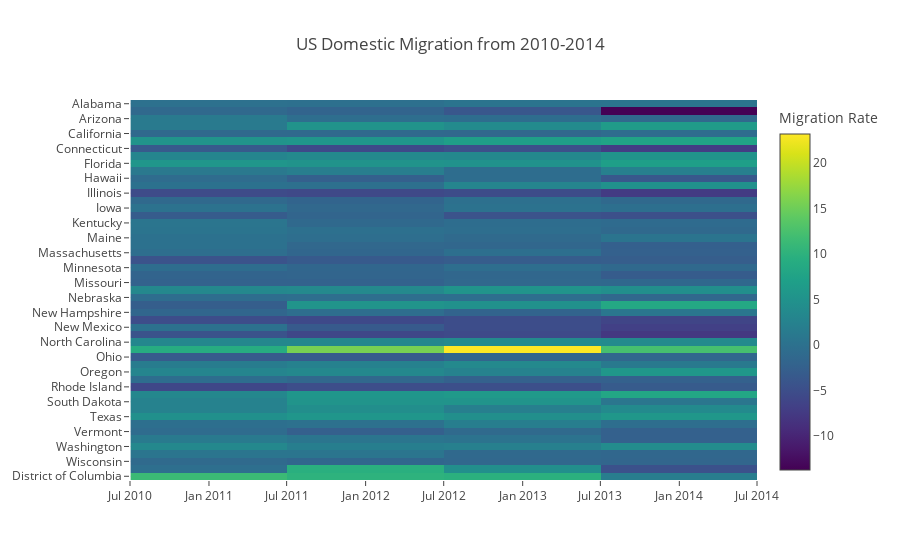

The notebook cell this image was saved under:
### Code cell
data = [
    go.Heatmap(
        z=migration['migration_rate'],
        x=migration['date'],
        y=migration['State'],
        colorscale='Viridis',
        colorbar = dict(title = 'Migration Rate'),
        text=migration['text'],
        hoverinfo='text'
    )
]

layout = go.Layout(
    title = 'US Domestic Migration from 2010-2014',
    xaxis = dict(range=(datetime.date(2010, 7, 1), datetime.date(2014, 7, 1))),
    yaxis = dict(autorange='reversed', automargin=True)
)

fig = go.Figure(data=data, layout=layout)
iplot(fig)

### Figure 1 — Plotly figure (JSON) as saved in the notebook; plotly's stock layout.template omitted (floating-point values rounded to 4 significant figures; data arrays with more than 128 entries replaced by an {"elided": "..."} marker saying what was removed)
{"data": [{"colorbar": {"title": {"text": "Migration Rate"}}, "colorscale": "Viridis", "hoverinfo": "text", "text": {"elided": "204 str values"}, "type": "heatmap", "uid": "b80c207c-690b-4e35-b2b4-1ffa7df86bc4", "x": {"elided": "204 str values"}, "y": {"elided": "204 str values"}, "z": {"elided": "204 float values"}}], "layout": {"title": {"text": "US Domestic Migration from 2010-2014"}, "xaxis": {"range": ["2010-07-01", "2014-07-01"]}, "yaxis": {"automargin": true, "autorange": "reversed"}}}
